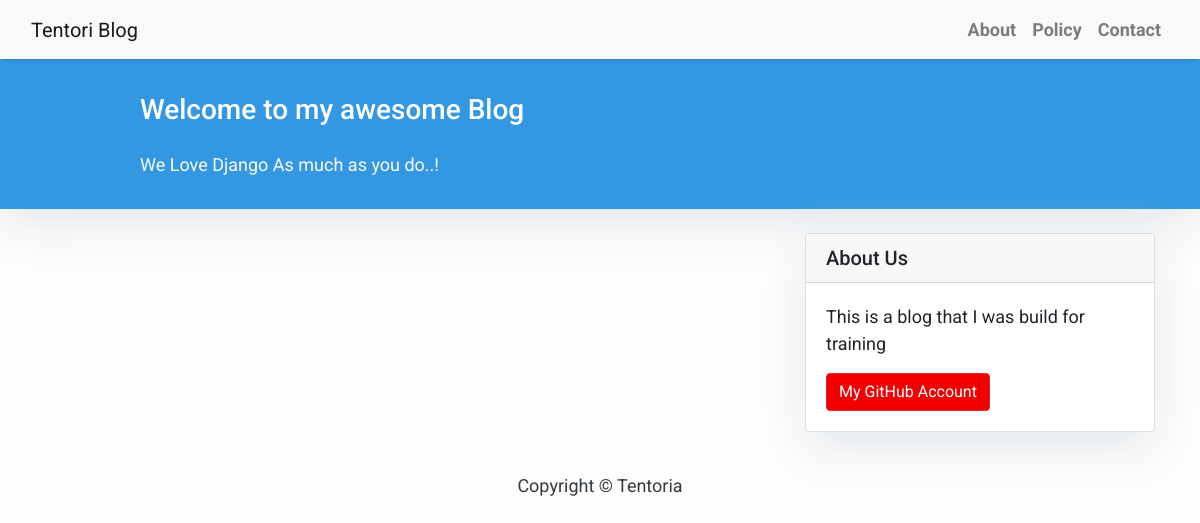
Before: / with the older database file.
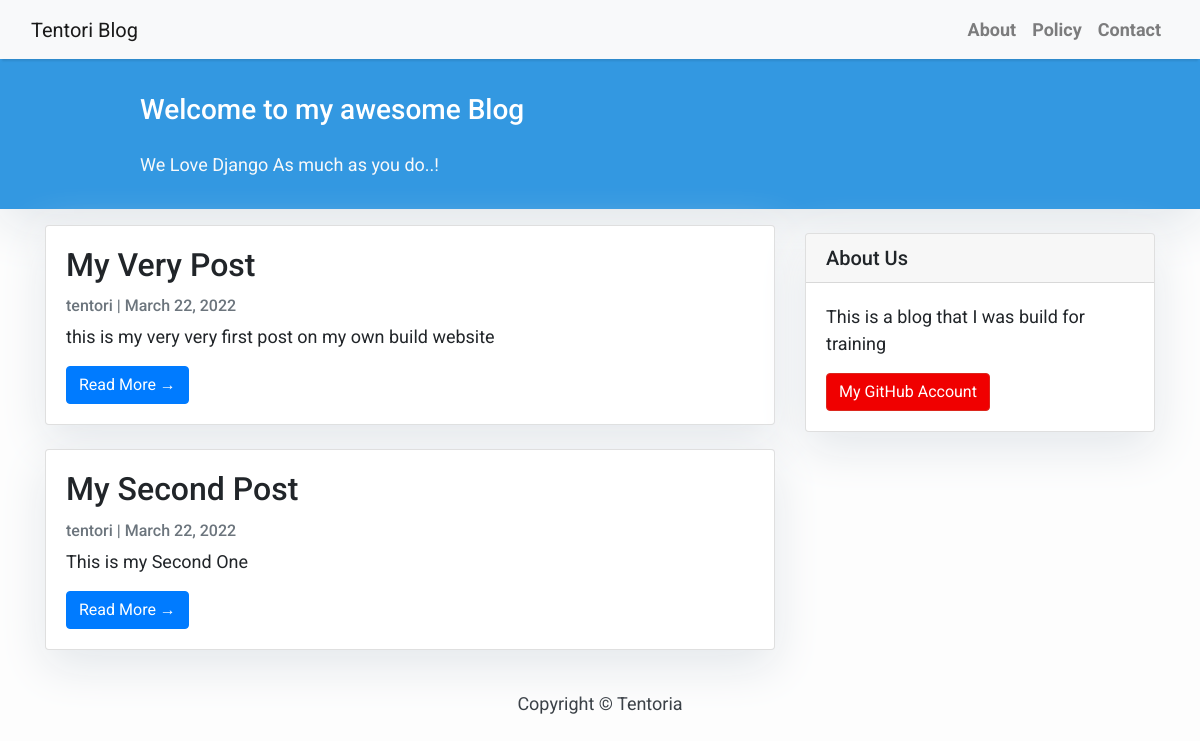
After: the same page with the newer database file.
### blog/models.py (models this page shows, shortened)
class Post(models.Model):
    title = models.CharField(max_length=200,unique=True)
    slug = models.CharField(max_length=200,unique=True)
    author = models.ForeignKey(User,on_delete=models.CASCADE,related_name='blog_posts')
    content = models.TextField()
    created_on = models.DateField(auto_now_add=True)
    status = models.IntegerField(choices=STATUS, default=0)
    class Meta:
        ordering = ['-created_on']

### blog/views.py (the view)
# urls.py: path('',PostList.as_view(),name='home'),
class PostList(generic.ListView):
    queryset = Post.objects.filter(status=1).order_by('-created_on')
    template_name = 'index.html'

### templates/index.html (shortened to what this page needs)
{% extends "base.html" %} {% block content %}
<header class="masthead">
  <div class="container">
    <div class="row">
      <div class="col-md-8 col-md-10 mx-auto">
        <div class="site-heading">
          <h3 class="site-heading my-4 mt-3 text-white">
            Welcome to my awesome Blog
          </h3>
          <p class="text-light">We Love Django As much as you do..! &nbsp</p>
        </div>
      </div>
    </div>
  </div>
</header>
<div class="container">
  <div class="row">
    <div class="col-md-8 mt-3 left">
      {% for post in post_list %}
      <div class="card mb-4">
        <div class="card-body">
          <h2 class="card-title">{{ post.title }}</h2>
          <p class="card-text text-muted h6">
            {{ post.author }} | {{ post.created_on}}
          </p>
          <p class="card-text">{{post.content|slice:":200" }}</p>
          <a href="{% url 'post_detail' post.slug  %}" class="btn btn-primary"
            >Read More &rarr;</a
          >
        </div>
      </div>
      {% endfor %}
    </div>
    {% block sidebar %} {% include 'sidebar.html' %} {% endblock sidebar %}
  </div>
</div>
{%endblock%}

### templates/base.html (shortened to what this page needs)
<!DOCTYPE html>
<html>
  <head>
    <link
      rel="stylesheet"
      href="https://maxcdn.bootstrapcdn.com/bootstrap/4.0.0/css/bootstrap.min.css"
    />
  </head>
  <body>
    <nav
      class="navbar navbar-expand-lg navbar-light bg-light shadow"
      id="mainNav"
    >
      <div class="container-fluid">
        <a class="navbar-brand" href="{% url 'home' %}">Tentori Blog</a>
        <div class="collapse navbar-collapse" id="navbarResponsive">
          <ul class="navbar-nav ml-auto">
            <li class="nav-item text-black">
              <a class="nav-link text-black font-weight-bold" href="#">About</a>
            </li>
            <li class="nav-item text-black">
              <a class="nav-link text-black font-weight-bold" href="#"
                >Policy</a
              >
            </li>
            <li class="nav-item text-black">
              <a class="nav-link text-black font-weight-bold" href="#"
                >Contact</a
              >
            </li>
          </ul>
        </div>
      </div>
    </nav>
    {% block content %}{% endblock content %}
    <footer class="py-3 bg-grey">
      <p class="m-0 text-dark text-center">Copyright &copy; Tentoria</p>
    </footer>
  </body>
</html>

### templates/sidebar.html (shortened to what this page needs)
{% block sidebar %}
<div class="col-md-4 float-right">
  <div class="card my-4">
    <h5 class="card-header">About Us</h5>
    <div class="card-body">
      <p class="card-text">This is a blog that I was build for training</p>
      <a href="https://github.com/tentori" class="btn btn-danger"
        >My GitHub Account</a
      >
    </div>
  </div>
</div>
{% endblock sidebar %}

### templates/base.html (style rules this page uses)
body { font-family: "Roboto", sans-serif; font-size: 17px; background-color: #fdfdfd; }
.shadow { box-shadow: 0 4px 2px -2px rgba(0, 0, 0, 0.1); }
.btn-danger { color: #fff; background-color: #f00000; border-color: #dc281e; }
.masthead { background: #3398e1; height: auto; padding-bottom: 15px; box-shadow: 0 16px 48px #e3e7eb; padding-top: 10px; }

### templates/index.html (style rules this page uses)
body { font-family: "Roboto", sans-serif; font-size: 18px; background-color: #fdfdfd; }
.card { box-shadow: 0 16px 48px #e3e7eb; }

### templates/sidebar.html (style rules this page uses)
.card { box-shadow: 0 16px 48px #e3e7eb; }

Changed rows visible on the page:
added Post: title "My Very Post", author "tentori", created_on "March 22, 2022", content "this is my very very first post on my own build website"
added Post: title "My Second Post", author "tentori", created_on "March 22, 2022", content "This is my Second One"
